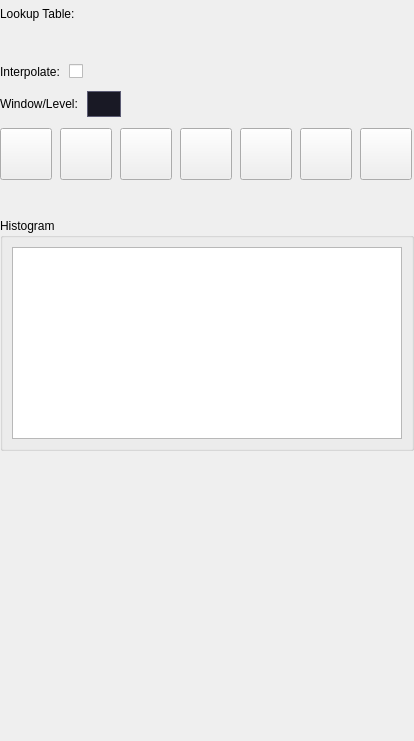
<?xml version="1.0" encoding="UTF-8"?>
<ui version="4.0">
 <class>qSlicerScalarVolumeDisplayWidget</class>
 <widget class="qSlicerWidget" name="qSlicerScalarVolumeDisplayWidget">
  <property name="geometry">
   <rect>
    <x>0</x>
    <y>0</y>
    <width>414</width>
    <height>741</height>
   </rect>
  </property>
  <property name="windowTitle">
   <string>Scalar Volume Display</string>
  </property>
  <property name="styleSheet">
   <string notr="true">QPushButton#LockWindowLevelButton{
	height: 24px;
	background: #191925;
	border: 1px solid #5c5c74;
}


QPushButton#LockWindowLevelButton:hover {
	background-color: #5C5C74;
}</string>
  </property>
  <layout class="QGridLayout" name="gridLayout">
   <property name="leftMargin">
    <number>0</number>
   </property>
   <property name="topMargin">
    <number>4</number>
   </property>
   <property name="rightMargin">
    <number>0</number>
   </property>
   <property name="bottomMargin">
    <number>4</number>
   </property>
   <property name="spacing">
    <number>9</number>
   </property>
   <item row="0" column="0" rowspan="2" colspan="2">
    <layout class="QHBoxLayout" name="horizontalLayout_5">
     <item>
      <widget class="QLabel" name="LookupTableLabel">
       <property name="text">
        <string>Lookup Table:</string>
       </property>
      </widget>
     </item>
     <item>
      <spacer name="horizontalSpacer_2">
       <property name="orientation">
        <enum>Qt::Horizontal</enum>
       </property>
       <property name="sizeHint" stdset="0">
        <size>
         <width>40</width>
         <height>20</height>
        </size>
       </property>
      </spacer>
     </item>
    </layout>
   </item>
   <item row="2" column="0" colspan="2">
    <layout class="QHBoxLayout" name="horizontalLayout_4">
     <item>
      <widget class="qMRMLColorTableComboBox" name="ColorTableComboBox" native="true">
       <property name="showChildNodeTypes" stdset="0">
        <bool>true</bool>
       </property>
       <property name="addEnabled" stdset="0">
        <bool>false</bool>
       </property>
       <property name="removeEnabled" stdset="0">
        <bool>false</bool>
       </property>
      </widget>
     </item>
     <item>
      <spacer name="horizontalSpacer_3">
       <property name="orientation">
        <enum>Qt::Horizontal</enum>
       </property>
       <property name="sizeHint" stdset="0">
        <size>
         <width>40</width>
         <height>20</height>
        </size>
       </property>
      </spacer>
     </item>
    </layout>
   </item>
   <item row="3" column="0" colspan="2">
    <layout class="QHBoxLayout" name="horizontalLayout_3">
     <item>
      <widget class="QLabel" name="InterpolateLabel">
       <property name="text">
        <string>Interpolate:</string>
       </property>
      </widget>
     </item>
     <item>
      <widget class="QCheckBox" name="InterpolateCheckbox">
       <property name="text">
        <string/>
       </property>
      </widget>
     </item>
     <item>
      <spacer name="horizontalSpacer">
       <property name="orientation">
        <enum>Qt::Horizontal</enum>
       </property>
       <property name="sizeHint" stdset="0">
        <size>
         <width>40</width>
         <height>20</height>
        </size>
       </property>
      </spacer>
     </item>
    </layout>
   </item>
   <item row="4" column="0" colspan="2">
    <layout class="QHBoxLayout" name="horizontalLayout_6">
     <item>
      <widget class="QLabel" name="WindowLevelPresetsLabel">
       <property name="sizePolicy">
        <sizepolicy hsizetype="Preferred" vsizetype="Fixed">
         <horstretch>0</horstretch>
         <verstretch>0</verstretch>
        </sizepolicy>
       </property>
       <property name="text">
        <string>Window/Level:</string>
       </property>
      </widget>
     </item>
     <item>
      <widget class="QPushButton" name="LockWindowLevelButton">
       <property name="sizePolicy">
        <sizepolicy hsizetype="Fixed" vsizetype="Preferred">
         <horstretch>0</horstretch>
         <verstretch>0</verstretch>
        </sizepolicy>
       </property>
       <property name="minimumSize">
        <size>
         <width>30</width>
         <height>0</height>
        </size>
       </property>
       <property name="toolTip">
        <string/>
       </property>
       <property name="text">
        <string/>
       </property>
       <property name="icon">
        <iconset>
         <normaloff>:/Icons/Medium/SlicerUnlock.png</normaloff>:/Icons/Medium/SlicerUnlock.png</iconset>
       </property>
       <property name="checkable">
        <bool>false</bool>
       </property>
       <property name="flat">
        <bool>false</bool>
       </property>
      </widget>
     </item>
     <item>
      <spacer name="horizontalSpacer_4">
       <property name="orientation">
        <enum>Qt::Horizontal</enum>
       </property>
       <property name="sizeHint" stdset="0">
        <size>
         <width>40</width>
         <height>20</height>
        </size>
       </property>
      </spacer>
     </item>
    </layout>
   </item>
   <item row="5" column="0" colspan="2">
    <layout class="QHBoxLayout" name="horizontalLayout">
     <property name="spacing">
      <number>8</number>
     </property>
     <property name="topMargin">
      <number>2</number>
     </property>
     <property name="bottomMargin">
      <number>2</number>
     </property>
     <item>
      <widget class="QToolButton" name="CTBonePresetToolButton">
       <property name="minimumSize">
        <size>
         <width>52</width>
         <height>52</height>
        </size>
       </property>
       <property name="maximumSize">
        <size>
         <width>52</width>
         <height>52</height>
        </size>
       </property>
       <property name="toolTip">
        <string>CT-bone: Emphasize bone in a CT volume.</string>
       </property>
       <property name="accessibleName">
        <string>CT-Bone</string>
       </property>
       <property name="text">
        <string/>
       </property>
       <property name="icon">
        <iconset>
         <normaloff>:/Icons/WindowLevelPreset-CT-bone.png</normaloff>:/Icons/WindowLevelPreset-CT-bone.png</iconset>
       </property>
       <property name="iconSize">
        <size>
         <width>45</width>
         <height>45</height>
        </size>
       </property>
       <property name="toolButtonStyle">
        <enum>Qt::ToolButtonTextUnderIcon</enum>
       </property>
      </widget>
     </item>
     <item>
      <widget class="QToolButton" name="CTAirPresetToolButton">
       <property name="minimumSize">
        <size>
         <width>52</width>
         <height>52</height>
        </size>
       </property>
       <property name="maximumSize">
        <size>
         <width>52</width>
         <height>52</height>
        </size>
       </property>
       <property name="toolTip">
        <string>CT-air: Emphasize air in a CT volume.</string>
       </property>
       <property name="accessibleName">
        <string>CT-Air</string>
       </property>
       <property name="text">
        <string/>
       </property>
       <property name="icon">
        <iconset>
         <normaloff>:/Icons/WindowLevelPreset-CT-air.png</normaloff>:/Icons/WindowLevelPreset-CT-air.png</iconset>
       </property>
       <property name="iconSize">
        <size>
         <width>45</width>
         <height>45</height>
        </size>
       </property>
       <property name="toolButtonStyle">
        <enum>Qt::ToolButtonTextUnderIcon</enum>
       </property>
      </widget>
     </item>
     <item>
      <widget class="QToolButton" name="PETPresetToolButton">
       <property name="minimumSize">
        <size>
         <width>52</width>
         <height>52</height>
        </size>
       </property>
       <property name="maximumSize">
        <size>
         <width>52</width>
         <height>52</height>
        </size>
       </property>
       <property name="toolTip">
        <string>PET: Preset for PET volume (use the Rainbow Color LUT).</string>
       </property>
       <property name="accessibleName">
        <string>PET</string>
       </property>
       <property name="text">
        <string/>
       </property>
       <property name="icon">
        <iconset>
         <normaloff>:/Icons/WindowLevelPreset-PET.png</normaloff>:/Icons/WindowLevelPreset-PET.png</iconset>
       </property>
       <property name="iconSize">
        <size>
         <width>45</width>
         <height>45</height>
        </size>
       </property>
       <property name="toolButtonStyle">
        <enum>Qt::ToolButtonTextUnderIcon</enum>
       </property>
      </widget>
     </item>
     <item>
      <widget class="QToolButton" name="CTAbdomenPresetToolButton">
       <property name="sizePolicy">
        <sizepolicy hsizetype="Fixed" vsizetype="Fixed">
         <horstretch>0</horstretch>
         <verstretch>0</verstretch>
        </sizepolicy>
       </property>
       <property name="minimumSize">
        <size>
         <width>52</width>
         <height>52</height>
        </size>
       </property>
       <property name="maximumSize">
        <size>
         <width>52</width>
         <height>52</height>
        </size>
       </property>
       <property name="toolTip">
        <string>CT-abdomen: View abdominal CT volume.</string>
       </property>
       <property name="accessibleName">
        <string>CT-Abdomen</string>
       </property>
       <property name="text">
        <string/>
       </property>
       <property name="icon">
        <iconset>
         <normaloff>:/Icons/WindowLevelPreset-Abdomen.png</normaloff>:/Icons/WindowLevelPreset-Abdomen.png</iconset>
       </property>
       <property name="iconSize">
        <size>
         <width>45</width>
         <height>45</height>
        </size>
       </property>
       <property name="toolButtonStyle">
        <enum>Qt::ToolButtonTextUnderIcon</enum>
       </property>
      </widget>
     </item>
     <item>
      <widget class="QToolButton" name="CTBrainPresetToolButton">
       <property name="sizePolicy">
        <sizepolicy hsizetype="Fixed" vsizetype="Fixed">
         <horstretch>0</horstretch>
         <verstretch>0</verstretch>
        </sizepolicy>
       </property>
       <property name="minimumSize">
        <size>
         <width>52</width>
         <height>52</height>
        </size>
       </property>
       <property name="maximumSize">
        <size>
         <width>52</width>
         <height>52</height>
        </size>
       </property>
       <property name="toolTip">
        <string>CT-brain: View brain CT volume.</string>
       </property>
       <property name="accessibleName">
        <string>CT-Brain</string>
       </property>
       <property name="text">
        <string/>
       </property>
       <property name="icon">
        <iconset>
         <normaloff>:/Icons/WindowLevelPreset-Brain.png</normaloff>:/Icons/WindowLevelPreset-Brain.png</iconset>
       </property>
       <property name="iconSize">
        <size>
         <width>45</width>
         <height>45</height>
        </size>
       </property>
       <property name="toolButtonStyle">
        <enum>Qt::ToolButtonTextUnderIcon</enum>
       </property>
      </widget>
     </item>
     <item>
      <widget class="QToolButton" name="CTLungPresetToolButton">
       <property name="sizePolicy">
        <sizepolicy hsizetype="Fixed" vsizetype="Fixed">
         <horstretch>0</horstretch>
         <verstretch>0</verstretch>
        </sizepolicy>
       </property>
       <property name="minimumSize">
        <size>
         <width>52</width>
         <height>52</height>
        </size>
       </property>
       <property name="maximumSize">
        <size>
         <width>52</width>
         <height>52</height>
        </size>
       </property>
       <property name="toolTip">
        <string>CT-lung: View lung CT volume.</string>
       </property>
       <property name="accessibleName">
        <string>CT-Lung</string>
       </property>
       <property name="text">
        <string/>
       </property>
       <property name="icon">
        <iconset>
         <normaloff>:/Icons/WindowLevelPreset-Lung.png</normaloff>:/Icons/WindowLevelPreset-Lung.png</iconset>
       </property>
       <property name="iconSize">
        <size>
         <width>45</width>
         <height>45</height>
        </size>
       </property>
       <property name="toolButtonStyle">
        <enum>Qt::ToolButtonTextUnderIcon</enum>
       </property>
      </widget>
     </item>
     <item>
      <widget class="QToolButton" name="DTIPresetToolButton">
       <property name="minimumSize">
        <size>
         <width>52</width>
         <height>52</height>
        </size>
       </property>
       <property name="maximumSize">
        <size>
         <width>52</width>
         <height>52</height>
        </size>
       </property>
       <property name="toolTip">
        <string>DTI: Preset for DTI scalar volumes like FA (use the Rainbow Color LUT).</string>
       </property>
       <property name="accessibleName">
        <string>DTI</string>
       </property>
       <property name="text">
        <string/>
       </property>
       <property name="icon">
        <iconset>
         <normaloff>:/Icons/WindowLevelPreset-DTI.png</normaloff>:/Icons/WindowLevelPreset-DTI.png</iconset>
       </property>
       <property name="iconSize">
        <size>
         <width>45</width>
         <height>45</height>
        </size>
       </property>
       <property name="toolButtonStyle">
        <enum>Qt::ToolButtonTextUnderIcon</enum>
       </property>
      </widget>
     </item>
    </layout>
   </item>
   <item row="6" column="0">
    <widget class="QWidget" name="PresetsWidget" native="true">
     <property name="sizePolicy">
      <sizepolicy hsizetype="Expanding" vsizetype="Fixed">
       <horstretch>0</horstretch>
       <verstretch>0</verstretch>
      </sizepolicy>
     </property>
     <layout class="QHBoxLayout" name="horizontalLayout_2">
      <property name="spacing">
       <number>9</number>
      </property>
      <property name="leftMargin">
       <number>0</number>
      </property>
      <property name="topMargin">
       <number>0</number>
      </property>
      <property name="rightMargin">
       <number>0</number>
      </property>
      <property name="bottomMargin">
       <number>0</number>
      </property>
     </layout>
    </widget>
   </item>
   <item row="7" column="0" colspan="2">
    <widget class="qMRMLWindowLevelWidget" name="MRMLWindowLevelWidget" native="true"/>
   </item>
   <item row="8" column="0" colspan="2">
    <widget class="qMRMLVolumeThresholdWidget" name="MRMLVolumeThresholdWidget" native="true"/>
   </item>
   <item row="9" column="0" colspan="2">
    <widget class="ctkCollapsibleGroupBox" name="HistogramGroupBox">
     <property name="title">
      <string>Histogram</string>
     </property>
     <property name="checked">
      <bool>false</bool>
     </property>
     <layout class="QGridLayout" name="gridLayout_2">
      <property name="leftMargin">
       <number>9</number>
      </property>
      <property name="topMargin">
       <number>9</number>
      </property>
      <property name="rightMargin">
       <number>9</number>
      </property>
      <property name="bottomMargin">
       <number>9</number>
      </property>
      <property name="spacing">
       <number>0</number>
      </property>
      <item row="0" column="0">
       <widget class="ctkTransferFunctionView" name="TransferFunctionView">
        <property name="sizePolicy">
         <sizepolicy hsizetype="Expanding" vsizetype="Fixed">
          <horstretch>0</horstretch>
          <verstretch>0</verstretch>
         </sizepolicy>
        </property>
        <property name="minimumSize">
         <size>
          <width>0</width>
          <height>100</height>
         </size>
        </property>
       </widget>
      </item>
     </layout>
    </widget>
   </item>
   <item row="10" column="0">
    <spacer name="verticalSpacer">
     <property name="orientation">
      <enum>Qt::Vertical</enum>
     </property>
     <property name="sizeHint" stdset="0">
      <size>
       <width>20</width>
       <height>0</height>
      </size>
     </property>
    </spacer>
   </item>
  </layout>
 </widget>
 <customwidgets>
  <customwidget>
   <class>qSlicerWidget</class>
   <extends>QWidget</extends>
   <header>qSlicerWidget.h</header>
   <container>1</container>
  </customwidget>
  <customwidget>
   <class>ctkCollapsibleGroupBox</class>
   <extends>QGroupBox</extends>
   <header>ctkCollapsibleGroupBox.h</header>
   <container>1</container>
  </customwidget>
  <customwidget>
   <class>qMRMLNodeComboBox</class>
   <extends>QWidget</extends>
   <header>qMRMLNodeComboBox.h</header>
   <container>1</container>
  </customwidget>
  <customwidget>
   <class>qMRMLColorTableComboBox</class>
   <extends>qMRMLNodeComboBox</extends>
   <header>qMRMLColorTableComboBox.h</header>
   <container>1</container>
  </customwidget>
  <customwidget>
   <class>qMRMLVolumeThresholdWidget</class>
   <extends>QWidget</extends>
   <header>qMRMLVolumeThresholdWidget.h</header>
  </customwidget>
  <customwidget>
   <class>qMRMLWindowLevelWidget</class>
   <extends>QWidget</extends>
   <header>qMRMLWindowLevelWidget.h</header>
  </customwidget>
  <customwidget>
   <class>ctkTransferFunctionView</class>
   <extends>QGraphicsView</extends>
   <header>ctkTransferFunctionView.h</header>
  </customwidget>
 </customwidgets>
 <resources>
  <include location="../qSlicerVolumesModule.qrc"/>
 </resources>
 <connections>
  <connection>
   <sender>qSlicerScalarVolumeDisplayWidget</sender>
   <signal>mrmlSceneChanged(vtkMRMLScene*)</signal>
   <receiver>ColorTableComboBox</receiver>
   <slot>setMRMLScene(vtkMRMLScene*)</slot>
   <hints>
    <hint type="sourcelabel">
     <x>299</x>
     <y>273</y>
    </hint>
    <hint type="destinationlabel">
     <x>271</x>
     <y>17</y>
    </hint>
   </hints>
  </connection>
 </connections>
</ui>
